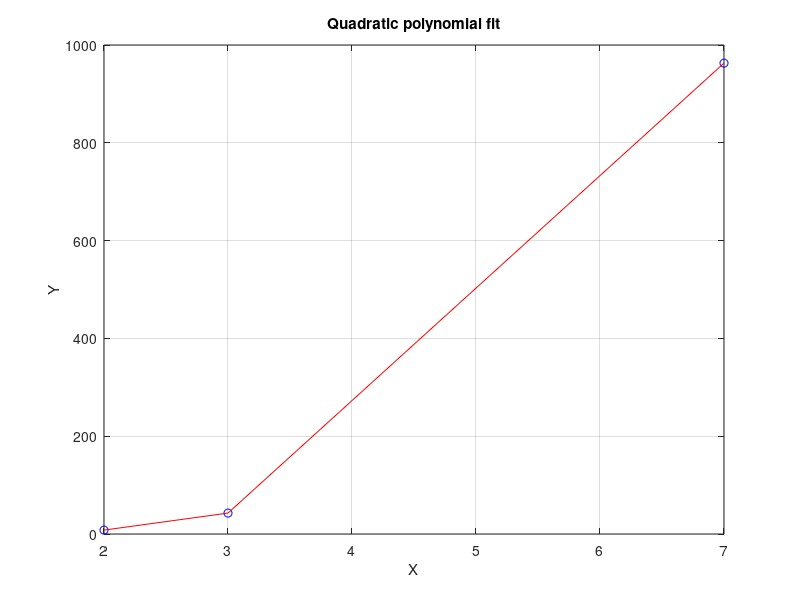

Recreate this plot in MATLAB.
x = [2,3,7]
y=[8,42.79, 962.92]
% n=length(x);
% m=2;
% for i=1:2*m
% xsum(i)=sum(x.^(i));
% end
% a(1,1)=n;
% b(1,1)=sum(y);
% for j=2:m + 1
% a(1,j)=xsum(j-1);
% end
% 
% for i = 2:m + 1
%     for j = 1 :m + 1
%         a ( i , j ) = xsum( j + i - 2) ;
%     end
%     b(i,1)= sum(x.^(i - 1) .*y) ;
% end
% 
% p = (a\b)'
% for i = 1:m + 1
%     Pcoef(i) = p (m + 2 - i) ;
% end
P2 = polyfit(x,y,2)
yhat = polyval(P2,x);
plot(x,y,'bo',x,yhat,'r-')
xlabel X
ylabel Y
grid on
title 'Quadratic polynomial fit'

